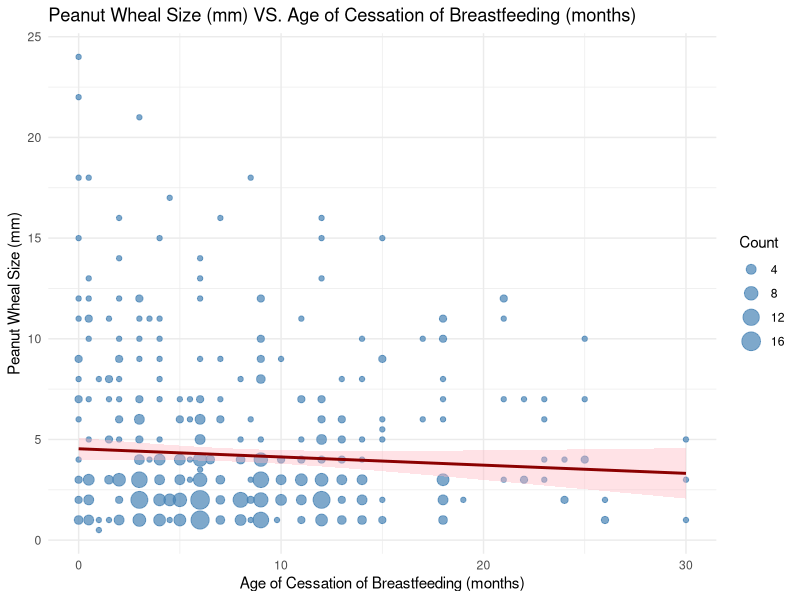
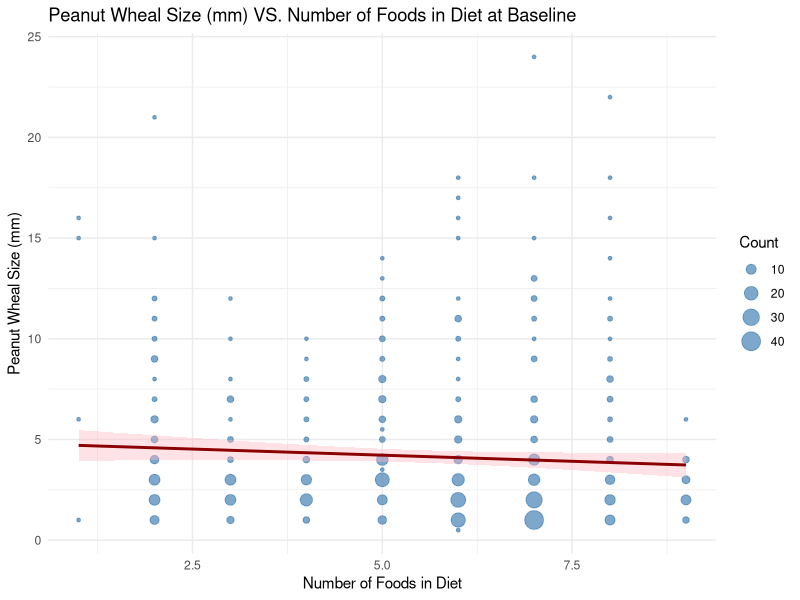
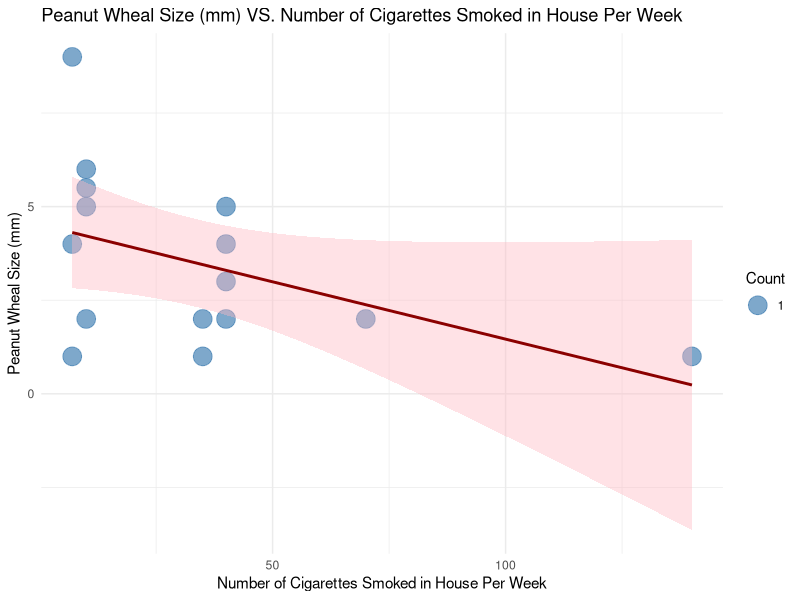

The R source for these figures, in order:
library(readr)
library(ggplot2)
library(dplyr)
SKIN <- read_csv("ADSKPT1_JACI2018.csv")
FAMHIST <- read_csv("ADFHX1_JACI2018.csv")

SKINXFAM <- left_join(SKIN, FAMHIST, by = join_by(ParticipantId)) %>% select(-("RAWWHL":"ParticipantVisit/Visit.y")) %>% select(-("STUDYID.y":"ASTREAT.y")) %>%
  select(-("DYCRYN":"DOGYN")) %>% select(-("COWYN":"MEATAGE")) %>% select(-("MOMRNCN":"DADRNCN")) %>% select(-("MATEDUC":"MATEDSP")) %>% select(-("BFAGEPR":"CURRENT")) %>%
  select(-("COMPSTC.x":"DISCSRS.x")) %>% select(-("GSTNAGE":"BCMPLYN")) %>% select(-("STUDYID.x":"TRTC.x")) %>% select(-("INFCDT.x":"SAMP.x")) %>% select(-"SEXC.x",-"FLUPTM.x",-"VISITNUM",-"ITT.x") %>%
  select(-"SEQNO", -("MOMFDLN":"SEASONB")) %>% filter(COMPST.x != 0) %>% 
  mutate(AGEYRS = (((as.numeric(difftime(FUDT.x, DAY0DT.x, units = "weeks")))/52)+ AGE.x/12))

View(SKINXFAM)


#This chart below kind of sucks
SKINXFAM %>% 
  filter(PNTWHL != 0) %>%
  ggplot(aes(x = BFAGEST, y = PNTWHL)) +
  geom_count(color= "steelblue", alpha = 0.7) +
  scale_size_area(max_size = 6) +
  geom_smooth(method = "lm", se = TRUE, color = "darkred", fill = "lightpink") +
  labs(
    title = "Peanut Wheal Size (mm) VS. Age of Cessation of Breastfeeding (months)",
    x = "Age of Cessation of Breastfeeding (months)",
    y = "Peanut Wheal Size (mm)",
    size = "Count"
  ) +
  theme_minimal()

#also kind of sucks
SKINXFAM %>% 
  filter(PNTWHL != 0) %>%
  ggplot(aes(x = NFOODS, y = PNTWHL)) +
  geom_count(color= "steelblue", alpha = 0.7) +
  scale_size_area(max_size = 6) +
  geom_smooth(method = "lm", se = TRUE, color = "darkred", fill = "lightpink") +
  labs(
    title = "Peanut Wheal Size (mm) VS. Number of Foods in Diet at Baseline",
    x = "Number of Foods in Diet",
    y = "Peanut Wheal Size (mm)",
    size = "Count"
  ) +
  theme_minimal()

#also sort of meh
SKINXFAM %>% 
  filter(PNTWHL != 0, CGRTNUM != 0) %>%
  ggplot(aes(x = CGRTNUM, y = PNTWHL)) +
  geom_count(color= "steelblue", alpha = 0.7) +
  scale_size_area(max_size = 6) +
  geom_smooth(method = "lm", se = TRUE, color = "darkred", fill = "lightpink") +
  labs(
    title = "Peanut Wheal Size (mm) VS. Number of Cigarettes Smoked in House Per Week",
    x = "Number of Cigarettes Smoked in House Per Week",
    y = "Peanut Wheal Size (mm)",
    size = "Count"
  ) +
  theme_minimal()
